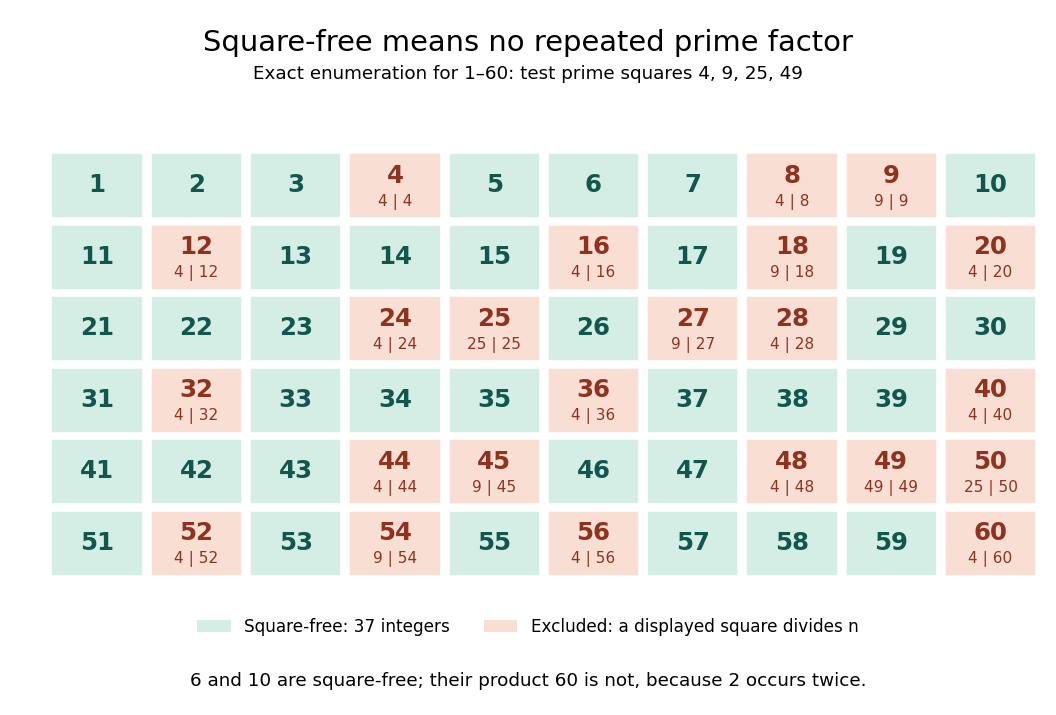

The script that drew this image:
"""Original exact finite square-divisor sieve; Python 3.14, matplotlib 3.10.

Run from _media; the PNG is written to the current working directory.
Every exclusion displays its smallest prime-square divisor.
"""

from math import isqrt
from pathlib import Path

import matplotlib.pyplot as plt
from matplotlib.patches import Patch, Rectangle


def primes_through(bound):
    return [p for p in range(2, bound + 1)
            if all(p % d for d in range(2, isqrt(p) + 1))]


def main():
    bound = 60
    primes = primes_through(isqrt(bound))
    assert primes == [2, 3, 5, 7]
    witnesses = {n: next((p * p for p in primes if n % (p * p) == 0), None)
                 for n in range(1, bound + 1)}
    count = sum(w is None for w in witnesses.values())
    assert count == 37
    plt.rcParams.update({'font.family': 'DejaVu Sans', 'font.size': 12})
    fig, ax = plt.subplots(figsize=(9.6, 6.5), facecolor='white')
    fig.subplots_adjust(left=0.045, right=0.985, top=0.79, bottom=0.19)
    green, red = '#d5eee5', '#f8ded3'
    dark_green, dark_red = '#12574e', '#8f321e'
    fig.suptitle('Square-free means no repeated prime factor', fontsize=19, y=0.96)
    fig.text(0.5, 0.89, 'Exact enumeration for 1–60: test prime squares 4, 9, 25, 49',
             ha='center', fontsize=12)
    ax.set_xlim(0, 10)
    ax.set_ylim(0, 6)
    ax.axis('off')
    for n, witness in witnesses.items():
        col = (n - 1) % 10
        y = 5 - (n - 1) // 10
        squarefree = witness is None
        ax.add_patch(Rectangle((col + 0.04, y + 0.045), 0.92, 0.91,
                               facecolor=green if squarefree else red,
                               edgecolor='white', linewidth=1))
        color = dark_green if squarefree else dark_red
        ax.text(col + 0.5, y + (0.51 if squarefree else 0.64), str(n),
                ha='center', va='center', fontsize=16, color=color, weight='bold')
        if witness is not None:
            ax.text(col + 0.5, y + 0.28, f'{witness} | {n}',
                    ha='center', va='center', fontsize=10, color=dark_red)
    fig.legend(handles=[Patch(facecolor=green, label=f'Square-free: {count} integers'),
                        Patch(facecolor=red, label='Excluded: a displayed square divides n')],
               loc='lower center', bbox_to_anchor=(0.5, 0.09), ncol=2,
               frameon=False, fontsize=11)
    fig.text(0.5, 0.04, '6 and 10 are square-free; their product 60 is not, because 2 occurs twice.',
             ha='center', fontsize=12)
    output = Path(__file__).with_suffix('.png').name
    fig.savefig(output, dpi=110, facecolor='white', transparent=False)
    plt.close(fig)


if __name__ == '__main__':
    main()
